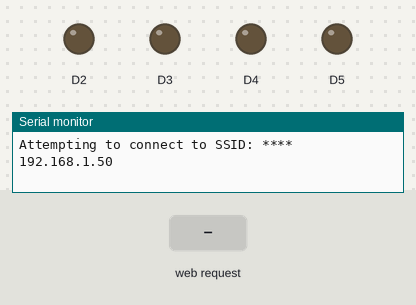
A sketch run on a simulated Arduino Uno R4 WiFi. Shown: output pins drawn as LEDs (lit = HIGH), the last lines printed to the serial monitor. The test bench sets the inputs (shaded band). WiFi joins after 1.5 s; servers stay silent unless stated.

Above: at 5.7 s.
5.8 s: HTTP request GET /?led1=on received
At 7.0 s:
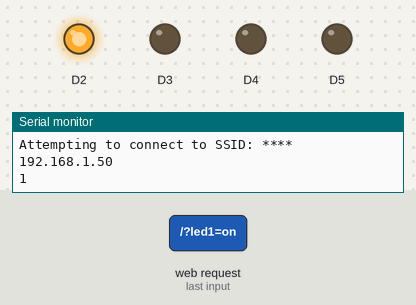
7.3 s: HTTP request GET /?led2=on received
At 8.3 s:
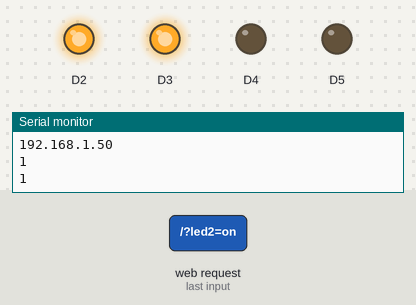
8.8 s: HTTP request GET /?led1=off received
At 9.4 s:
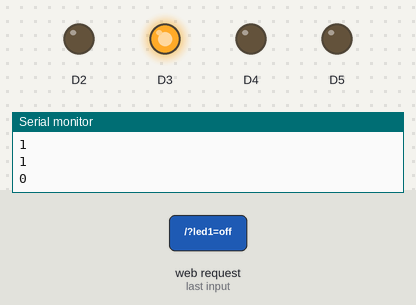
10.3 s: HTTP request GET /?led3=on received
At 10.6 s:
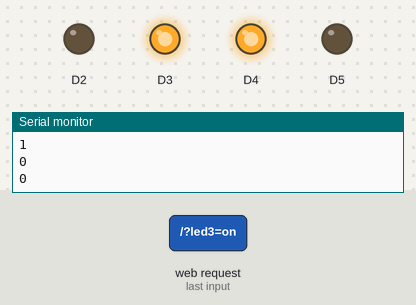
11.8 s: HTTP request GET /?led2=off received
At 12.9 s:
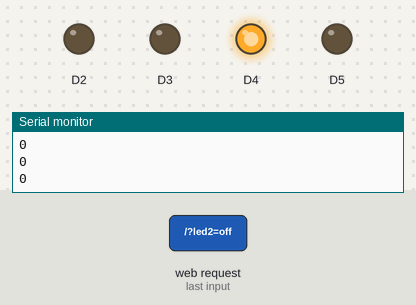
13.3 s: HTTP request GET /?led3=off received
At 14.0 s:
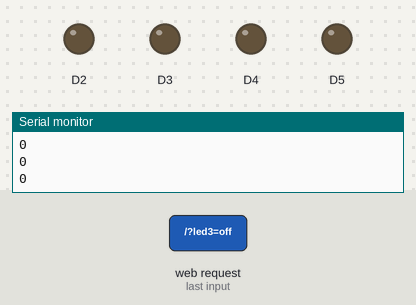
Timing chart, 0 to 15.8 s (numbered marks = the images above; inputs shaded):
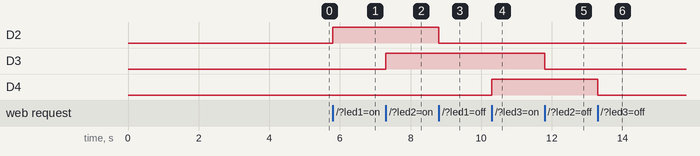

Measured:
- after the input at 5.8 s, D2: LOW → HIGH at once
- after the input at 7.3 s, D3: LOW → HIGH at once
- after the input at 8.8 s, D2: HIGH → LOW at once
- after the input at 10.3 s, D4: LOW → HIGH at once
- after the input at 11.8 s, D3: HIGH → LOW at once
- after the input at 13.3 s, D4: HIGH → LOW at once

The sketch:

wifi_web_form4led.ino
```cpp
#include <SPI.h>
#include <WiFiS3.h>

const char* ssid = "****";
const char* pass = "****";

int keyIndex = 0;

int status = WL_IDLE_STATUS;

WiFiServer server(80);

int n;
char c;
String comando;

void setup() {

  //Initialize serial and wait for port to open:

  Serial.begin(9600);
  pinMode(2,OUTPUT);
  pinMode(3,OUTPUT);
  pinMode(4,OUTPUT);
  pinMode(5,OUTPUT);

  while (!Serial) {

    ; // wait for serial port to connect. Needed for native USB port only

  }

  // check for the presence of the shield:

  if (WiFi.status() == WL_NO_SHIELD) {

    Serial.println("WiFi shield not present");

    // don't continue:

    while (true);

  }


  // attempt to connect to Wifi network:

  while (status != WL_CONNECTED) {

    Serial.print("Attempting to connect to SSID: ");

    Serial.println(ssid);

    // Connect to WPA/WPA2 network. Change this line if using open or WEP network:

    IPAddress local_IP(192, 168, 1, 18);
    WiFi.config(local_IP);

    status = WiFi.begin(ssid, pass);

    // wait 10 seconds for connection:

    delay(3000);
    Serial.println(WiFi.localIP());
  }

  server.begin();

  // you're connected now, so print out the status:

}

void loop() {

  // listen for incoming clients

  WiFiClient client = server.available();

  if (client) {

    bool currentLineIsBlank = true;

    while (client.connected()) {

      if (client.available()) {

        // recupera parametri get
        comando="";
        for(n=1;n<=30;n++) {
          c=client.read();
          comando=comando+c;
        }

        // send a standard http response header
        client.println("HTTP/1.1 200 OK");
        client.println("Content-Type: text/html");
        client.println("Connection: close");  // the connection will be closed after completion of the response
        client.println();
        client.println("<!DOCTYPE HTML>");
        client.println("<html><body>");
        // output the value of each analog input pin
        client.println("<h2>CONTROL LED 1 - 2 - 3 - 4</h2>");

        // verifica la presenza ed elabora i parametri get/post
        if(comando.indexOf("led1=on")>=0) {
          digitalWrite(2,HIGH);
        }
        if(comando.indexOf("led1=off")>=0) {
          digitalWrite(2,LOW);
        }

        if(comando.indexOf("led2=on")>=0) {
          digitalWrite(3,HIGH);
        }
        if(comando.indexOf("led2=off")>=0) {
          digitalWrite(3,LOW);
        }

        if(comando.indexOf("led3=on")>=0) {
          digitalWrite(4,HIGH);
        }
        if(comando.indexOf("led3=off")>=0) {
          digitalWrite(4,LOW);
        }

        if(comando.indexOf("led4=on")>=0) {
          digitalWrite(5,HIGH);
        }
        if(comando.indexOf("led4=off")>=0) {
          digitalWrite(5,LOW);
        }

        // fine comandi

        // stampa valore aggiornato pin
        int legge1,legge2,legge3,legge4;
        legge1=digitalRead(2);
        Serial.println(legge1);
        client.println("Led1 = "+String(legge1));
        client.println("<br>");
        legge2=digitalRead(3);
        client.println("Led2 = "+String(legge2));
        client.println("<br>");
        legge2=digitalRead(4);
        client.println("Led3 = "+String(legge3));
        client.println("<br>");
        legge2=digitalRead(5);
        client.println("Led4 = "+String(legge4));
        client.println("<br>");
        client.println("<br>");
        // fine stampa


        client.println("<form action=\"led1=on\" metdoh=\"post\">");
        client.println("<input type=\"submit\" value=\"LED 1 ON\">");
        client.println("</form> ");
        client.println("<form action=\"led1=off\" metdoh=\"post\">");
        client.println("<input type=\"submit\" value=\"LED 1 OFF\">");
        client.println("</form><br>");

        client.println("<form action=\"led2=on\" metdoh=\"get\">");
        client.println("<input type=\"submit\" value=\"LED 2 ON\">");
        client.println("</form> ");
        client.println("<form action=\"led2=off\" metdoh=\"get\">");
        client.println("<input type=\"submit\" value=\"LED 2 OFF\">");
        client.println("</form><br>");

        client.println("<form action=\"led3=on\" metdoh=\"get\">");
        client.println("<input type=\"submit\" value=\"LED 3 ON\">");
        client.println("</form> ");
        client.println("<form action=\"led3=off\" metdoh=\"get\">");
        client.println("<input type=\"submit\" value=\"LED 3 OFF\">");
        client.println("</form><br>");

        client.println("<form action=\"led4=on\" metdoh=\"get\">");
        client.println("<input type=\"submit\" value=\"LED 4 ON\">");
        client.println("</form> ");
        client.println("<form action=\"led4=off\" metdoh=\"get\">");
        client.println("<input type=\"submit\" value=\"LED 4 OFF\">");
        client.println("</form><br>");

        client.println("</body></html>");
        break;
      }

    }

    delay(1);

    client.stop();


  }
}
```
